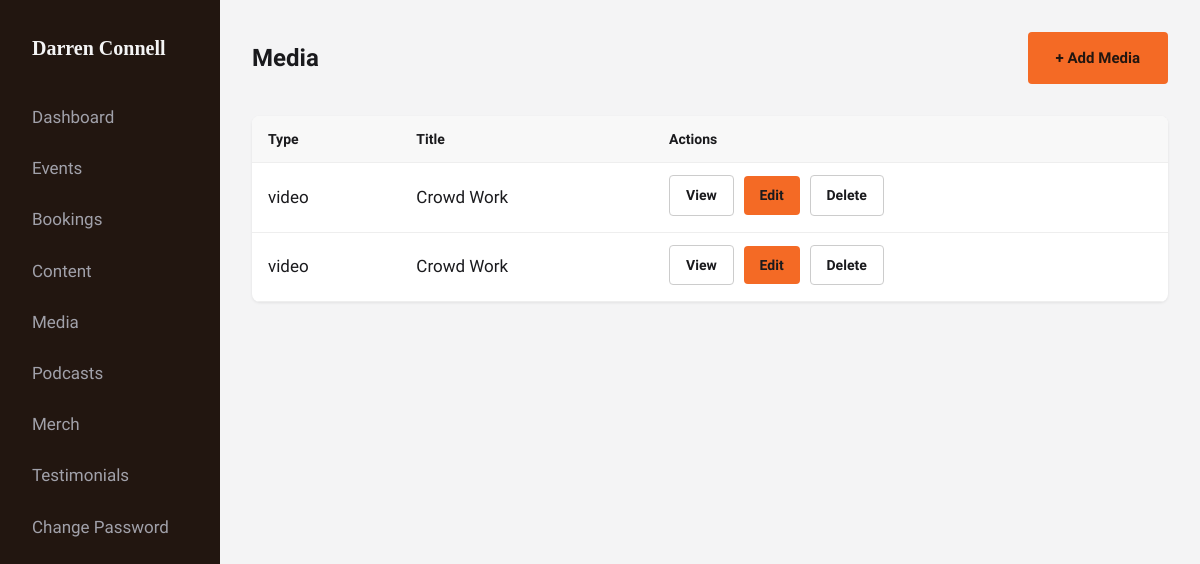
Page /public/admin/media.php (signed in) on the committed database.
### tables this page shows
CREATE TABLE `media` (
  `id` int NOT NULL,
  `type` enum('video','image','podcast') NOT NULL,
  `title` varchar(255) NOT NULL,
  `url` varchar(500) NOT NULL,
  `embed_code` text,
  `description` text,
  `sort_order` int DEFAULT '0',
  `created_at` timestamp NULL DEFAULT CURRENT_TIMESTAMP
);

### includes/functions.php (called while the page is built, shortened)
<?php
function e($str) {
    return htmlspecialchars($str ?? '', ENT_QUOTES, 'UTF-8');
}

### public/admin/media.php (the view, shortened to what this page needs)
<?php
require_once dirname(__DIR__, 2) . '/includes/functions.php';
require_once __DIR__ . '/bootstrap.php';
$stmt = $pdo->query("SELECT * FROM media ORDER BY sort_order, created_at DESC");
$items = $stmt->fetchAll();
?>
<div class="admin-header">
    <h1>Media</h1>
    <a href="?action=add" class="btn btn-primary">+ Add Media</a>
</div>
<table class="admin-table">
    <thead><tr><th>Type</th><th>Title</th><th>Actions</th></tr></thead>
    <tbody>
        <?php foreach ($items as $i): ?>
        <tr>
            <td><?= e($i['type']) ?></td>
            <td><?= e($i['title']) ?></td>
            <td>
                <a href="/media.php" target="_blank" rel="noopener" class="btn btn-small btn-secondary">View</a>
                <a href="?edit=<?= $i['id'] ?>" class="btn btn-small btn-primary">Edit</a>
                <a href="?delete=<?= $i['id'] ?>" class="btn btn-small btn-secondary" onclick="return confirm('Delete?')">Delete</a>
            </td>
        </tr>
        <?php endforeach; ?>
    </tbody>
</table>
<?php
include __DIR__ . '/layout.php';

### public/assets/css/style.css (style rules this page uses)
:root { --color-bg: #221610; --color-bg-elevated: #2d1f18; --color-surface: #1a1a1d; --color-text: #f4f4f5; --color-text-muted: #a1a1aa; --color-accent: #f46a25; --color-accent-hover: #ff7d3d; --color-border: #27272a; --font-display: 'Playfair Display', Georgia, serif; --font-body: 'Source Sans 3', -apple-system, sans-serif; --max-width: 1200px; --transition: 0.2s ease; }
*, *::before, *::after { box-sizing: border-box; }
html { scroll-behavior: smooth; }
body { margin: 0; font-family: var(--font-body); font-size: 1.0625rem; line-height: 1.6; color: var(--color-text); background: var(--color-bg); -webkit-font-smoothing: antialiased; }
a { color: var(--color-accent); text-decoration: none; transition: color var(--transition); }
.btn { display: inline-flex; align-items: center; justify-content: center; padding: 0.875rem 1.75rem; font-family: var(--font-body); font-size: 0.9375rem; font-weight: 600; border-radius: 4px; border: none; cursor: pointer; transition: all var(--transition); }
.btn-primary { background: var(--color-accent); color: var(--color-bg); }
.btn-secondary { background: transparent; color: var(--color-text); border: 1px solid var(--color-border); }
.btn-small { padding: 0.5rem 1rem; font-size: 0.875rem; }
.admin-body { background: #f4f4f5; color: #1a1a1d; }
.admin-header { display: flex; align-items: center; justify-content: space-between; flex-wrap: wrap; gap: 1rem; margin-bottom: 2rem; }
.admin-header h1 { margin: 0; font-size: 1.5rem; color: #1a1a1d; }
.admin-body .btn-secondary { background: white; color: #1a1a1d; border: 1px solid #ccc; }
.admin-table { width: 100%; border-collapse: collapse; background: white; border-radius: 8px; overflow: hidden; box-shadow: 0 1px 3px rgba(0,0,0,0.08); }
.admin-table th, .admin-table td { padding: 0.75rem 1rem; text-align: left; border-bottom: 1px solid #eee; }
.admin-table th { background: #f8f8f8; font-weight: 600; font-size: 0.875rem; }
.admin-table a { color: #2563eb; }
.admin-table .btn-primary { color: #1a1a1d; }
.admin-table .btn { margin-right: 0.35rem; margin-bottom: 0.25rem; }

### rows in the picture
media: type "video", title "Crowd Work"
media: type "video", title "Crowd Work"
